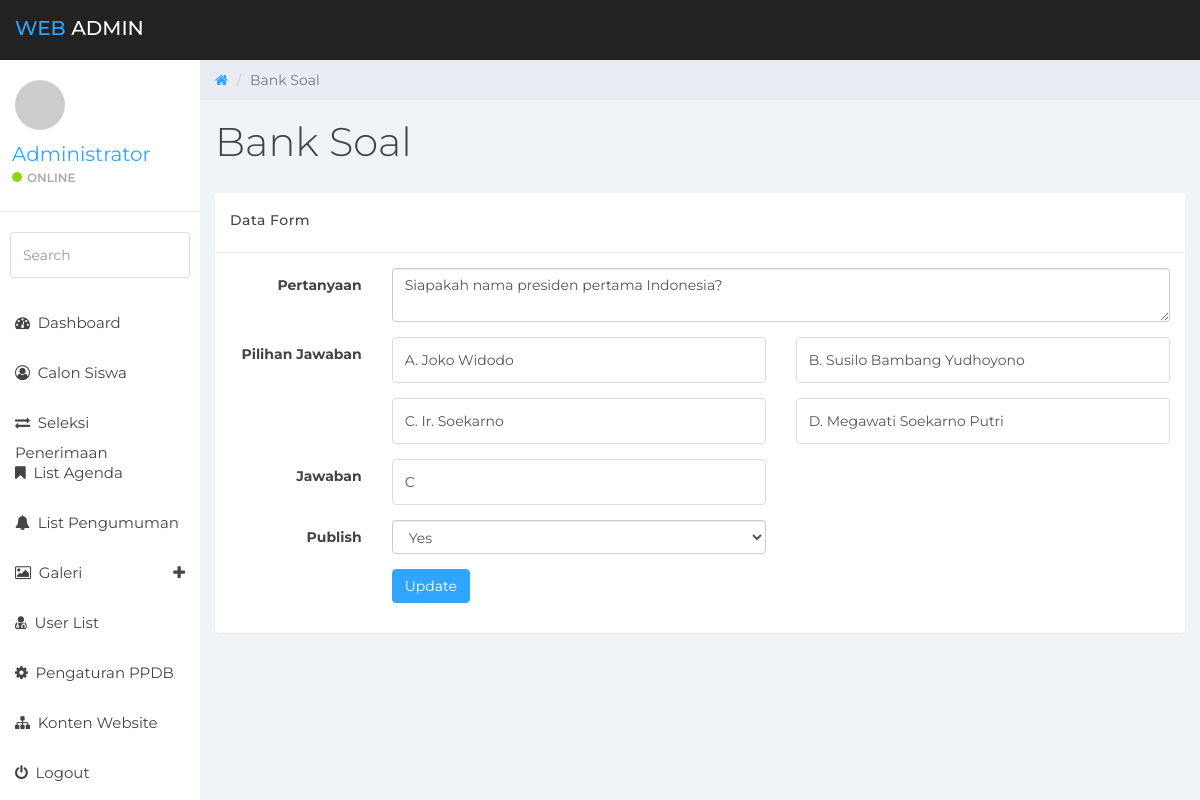
Screenshot of /sysadmin/?page=list-soal&act=edit&key=1 (signed in) with the database file from the repository.
### tables this page shows
CREATE TABLE `bank_soal` (
  `bs_id` int(11) NOT NULL,
  `bs_pertanyaan` text NOT NULL,
  `bs_opsi_jawaban` text NOT NULL,
  `bs_jawaban` varchar(50) NOT NULL,
  `bs_publish` enum('Y','N') NOT NULL
);

### includes/constants.php (called while the page is built, shortened)
<?php
$baseurl = "http://".$_SERVER['HTTP_HOST'].str_replace(basename($_SERVER['SCRIPT_NAME']),"",$_SERVER['SCRIPT_NAME']);
?>

### includes/class.db.php (called while the page is built, shortened)
<?php
class DB
{
    private $link = null;
    static $inst = null;
    public function __construct()
    {
        try {
            $this->link = new mysqli( DB_HOST, DB_USER, DB_PASS, DB_NAME );
            $this->link->set_charset( "utf8" );
        } catch ( Exception $e ) {
            die( 'Unable to connect to database' );
        }
    }
    public function num_rows( $query )
    {
        $num_rows = $this->link->query( $query );
        if( $this->link->error )
        {
            $this->log_db_errors( $this->link->error, $query );
            return $this->link->error;
        }
        else
        {
            return $num_rows->num_rows;
        }
    }
    public function get_row( $query, $object = false )
    {
        $row = $this->link->query( $query );
        if( $this->link->error )
        {
            $this->log_db_errors( $this->link->error, $query );
            return false;
        }
        else
        {
            $r = ( !$object ) ? $row->fetch_row() : $row->fetch_object();
            return $r;
        }
    }
    static function getInstance()
    {
        if( self::$inst == null )
        {
            self::$inst = new DB();
        }
        return self::$inst;
    }
}

### sysadmin/modules/soal/v_list.php (the view, shortened to what this page needs)
<?php
$pagetitle = "Bank Soal";
$act = "modules/soal/do_task.php";
$getpage = "list-soal";
$getact = htmlspecialchars($_GET["act"], ENT_QUOTES, 'UTF-8');
?>
<div class="row">
    <ol class="breadcrumb">
        <li><a href="<?php echo $baseurl;?>">
            <em class="fa fa-home"></em>
        </a></li>
        <li class="active"><?php echo $pagetitle;?></li>
    </ol>
</div>
<div class="row">
    <div class="col-lg-12">
        <h1 class="page-header"><?php echo $pagetitle;?></h1>
    </div>
</div>
<?php
switch($getact){
?>
<?php
case "edit";
$key = htmlspecialchars($_GET["key"], ENT_QUOTES, 'UTF-8');
$query = "SELECT * FROM bank_soal WHERE bs_id = '$key' ";
if( $database->num_rows( $query ) > 0 )
{
    list( $id, $question, $opsi, $answer, $publish ) = $database->get_row( $query );
    $ops = explode(";", $opsi);
    $p_yess = $publish == "Y" ? "selected" : "";
?>
<div class="row">
    <div class="col-lg-12">
        <div class="panel panel-default">
            <div class="panel-heading">
                <h5>Data Form</h5>
            </div>
            <div class="panel-body">
                <form role="form" class="form-horizontal" method="POST" action="<?php echo $act.'?page='.$getpage;?>&act=update">
                    <div class="form-group">
                        <label class="col-sm-2 control-label">Pertanyaan</label>
                        <div class="col-sm-10">
                            <textarea name="fquestion" class="form-control" id="fquestion" required="true"><?php echo $question;?></textarea>
                        </div>
                    </div>
                    <div class="form-group">
                        <label class="col-sm-2 control-label">Pilihan Jawaban</label>
                        <div class="col-sm-5">
                            <input type="text" name="fopsi1" class="form-control" id="fopsi1" value="<?php echo $ops[0];?>" required="true">
                        </div>
                        <div class="col-sm-5">
                            <input type="text" name="fopsi2" class="form-control" id="fopsi2" value="<?php echo $ops[1];?>" required="true">
                        </div>
                    </div>
                    <div class="form-group">
                        <label class="col-sm-2 control-label">&nbsp;</label>
                        <div class="col-sm-5">
                            <input type="text" name="fopsi3" class="form-control" id="fopsi3" value="<?php echo $ops[2];?>" required="true">
                        </div>
                        <div class="col-sm-5">
                            <input type="text" name="fopsi4" class="form-control" id="fopsi4" value="<?php echo $ops[3];?>" required="true">
                        </div>
                    </div>
                    <div class="form-group">
                        <label class="col-sm-2 control-label">Jawaban</label>
                        <div class="col-sm-5">
                            <input type="text" name="fanswer" class="form-control" id="fanswer" value="<?php echo $answer;?>" required="true">
                        </div>
                    </div>
                    <div class="form-group">
                        <label class="col-sm-2 control-label">Publish</label>
                        <div class="col-sm-5">
                            <select name="fpublish" class="form-control" id="fpublish">
                                <option value="Y" <?php echo $p_yess;?>>Yes</option>
                            </select>
                        </div>
                    </div>
                    <div class="form-group">
                        <div class="col-sm-offset-2 col-sm-10">
                            <button type="submit" class="btn btn-primary">Update</button>
                        </div>
                    </div>
                </form>
            </div>
        </div>
    </div>
</div>
<?php
}else{
echo '<div class="row"><div class="col-lg-12"> '
    . '<div class="panel panel-default">'
    . '<div class="panel-body"><h2 class="text-center">Data Not Available</h2></div>'
    . '</div>'
    . '</div></div>';
}
break;
}
?>

### sysadmin/assets/css/styles.css (style rules this page uses)
body { background: #f1f4f7; padding-top: 60px; font-size: 14px; color: #444444; font-family: "Montserrat", "Helvetica Neue", Helvetica, Arial, sans-serif; }
a, a:hover, a:focus { color: #30a5ff; }
h1, h2, h3, h4, h5, h6 { color: #444444; }
h1 { font-weight: 300; font-size: 40px; }
input.form-control { border: 1px solid #ddd; box-shadow: none; height: 46px; }
.btn-primary, .btn-primary:hover, .btn-primary:focus, .btn-primary:active, .btn-primary.active, .open > .dropdown-toggle.btn-primary, .btn-primary.disabled, .btn-primary[disabled], fieldset[disabled] .btn-primary, .btn-primary.disabled:hover, .btn-primary[disabled]:hover, fieldset[disabled] .btn-primary:hover, .btn-primary.disabled:focus, .btn-primary[disabled]:focus, fieldset[disabled] .btn-primary:focus, .btn-primary.disabled:active, .btn-primary[disabled]:active, fieldset[disabled] .btn-primary:active, .btn-primary.disabled.active, .btn-primary[disabled].active, fieldset[disabled] .btn-primary.active { background-color: #30a5ff; border-color: #30a5ff; }
.panel { border: 0; }
.panel-heading { font-size: 20px; font-weight: 300; letter-spacing: 0.025em; height: 60px; line-height: 38px; }
.panel-default .panel-heading { background: #fff; border-bottom: 1px solid #e9ecf2; color: #444444; }
.breadcrumb { border-radius: 0; padding: 10px 15px 10px 15px; background: #e9ecf2; margin: 0; }
h1.page-header { margin-top: 20px; border-bottom: 0; }

### rows the page displays
bank_soal: fquestion "Siapakah nama presiden pertama Indonesia?", fopsi1 "A. Joko Widodo", fopsi2 "B. Susilo Bambang Yudhoyono", fopsi3 "C. Ir. Soekarno", fopsi4 "D. Megawati Soekarno Putri", fanswer "C"

### other values shown
$_SESSION['vName'] "Administrator"
$pagetitle "Bank Soal"
